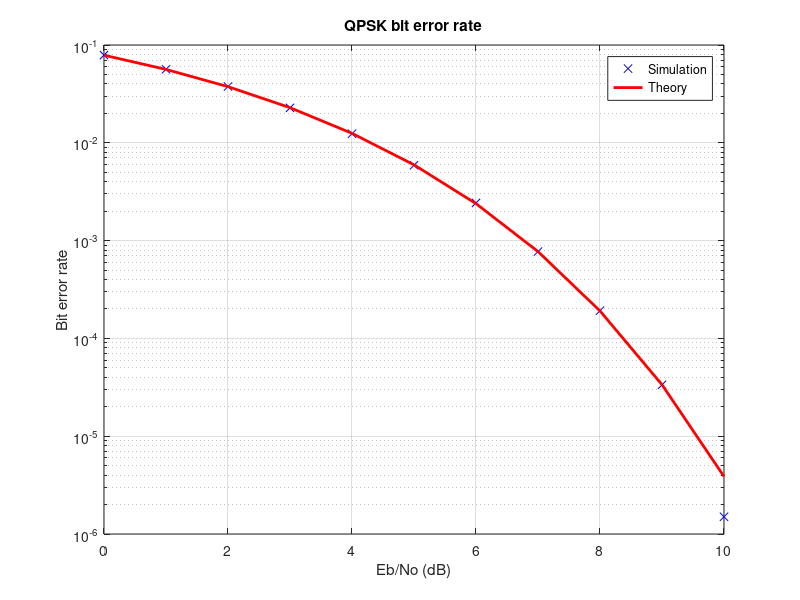

Write MATLAB code to recreate this figure.
% number of symbols in simulation
Nsyms = 1e6;
% energy per symbol
Es = 1;
% energy per bit (2 bits/symbol for QPSK)
Eb = Es / 2;
% Eb/No values to simulate at, in dB
EbNo_dB = linspace(0, 10, 11);

% Eb/No values in linear scale
EbNo_lin = 10.^(EbNo_dB / 10);
% keep track of bit errors for each Eb/No point
bit_err = zeros(size(EbNo_lin));
for i=1:length(EbNo_lin)
    % generate source symbols
    syms = (1 - 2 * (randn(Nsyms,1) > 0)) + j * (1 - 2 * (randn(Nsyms, 1) > 0));
    % add noise
    syms_noisy = sqrt(Es/2) * syms + sqrt(Eb/(2*EbNo_lin(i))) * (randn(size(syms)) + j * randn(size(syms)));
    % recover symbols from each component (real and imaginary)
    syms_rec_r = sign(real(syms_noisy));
    syms_rec_i = sign(imag(syms_noisy));
    % count bit errors
    bit_err(i) = sum((syms_rec_r ~= real(syms)) + (syms_rec_i ~= imag(syms)));
end
% convert to bit error rate
bit_err = bit_err / (2 * Nsyms);

% calculate theoretical bit error rate, functionally equivalent to:
% bit_err_theo = qfunc(sqrt(2*EbNo_lin));
bit_err_theo = 0.5*erfc(sqrt(2*EbNo_lin)/sqrt(2));
figure;
semilogy(EbNo_dB, bit_err, 'bx', EbNo_dB, bit_err_theo, 'r', 'MarkerSize', 10, 'LineWidth', 2);
xlabel('Eb/No (dB)');
ylabel('Bit error rate');
title('QPSK bit error rate');
legend('Simulation','Theory');
grid on;
